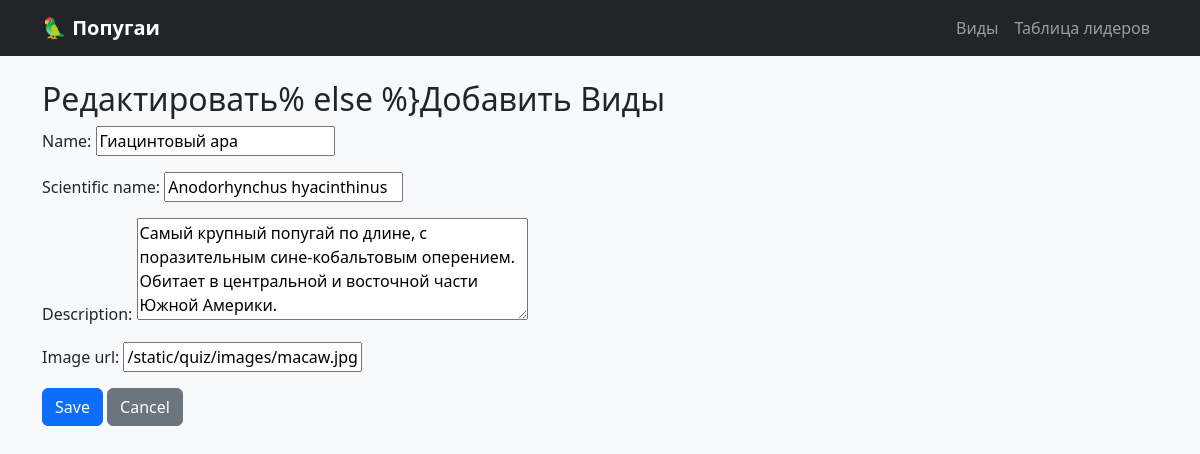
Page /species/1/edit/ on the committed database.
### quiz/models.py (models this page shows, shortened)
class Species(models.Model):
    name = models.CharField(max_length=100, unique=True)
    scientific_name = models.CharField(max_length=150, blank=True)
    description = models.TextField()
    image_url = models.URLField(blank=True)

### quiz/views.py (the view)
# urls.py: path('species/<int:pk>/edit/', views.species_edit, name='species_edit'),
def species_edit(request, pk):
    species = get_object_or_404(Species, pk=pk)
    if request.method == 'POST':
        form = SpeciesForm(request.POST, instance=species)
        if form.is_valid():
            form.save()
            messages.success(request, 'Species updated.')
            return redirect('quiz:species_detail', pk=species.pk)
    else:
        form = SpeciesForm(instance=species)
    return render(request, 'quiz/species_form.html', {'form': form})

### quiz/forms.py (shortened to what this page needs)
class SpeciesForm(forms.ModelForm):
    class Meta:
        model = Species
        fields = ['name', 'scientific_name', 'description', 'image_url']
        widgets = {
            'description': forms.Textarea(attrs={'rows': 4}),
        }

### quiz/templates/quiz/species_form.html (shortened to what this page needs)
{% extends 'quiz/base.html' %}
{% block content %}
<h2>{% if form.instance.pk %}Редактировать% else %}Добавить{% endif %} Виды</h2>
<form method="post">
    {{ form.as_p }}
    <button type="submit" class="btn btn-primary">Save</button>
    <a href="{% url 'quiz:species_list' %}" class="btn btn-secondary">Cancel</a>
</form>
{% endblock %}

### quiz/templates/static/quiz/styles.css (style rules this page uses)
body { background-color: #f8f9fa; }

### rows in the picture
Species: name "Гиацинтовый ара", scientific_name "Anodorhynchus hyacinthinus", description "Самый крупный попугай по длине, с поразительным сине-кобальтовым оперением. Обитает в центральной и восточной части Южной Америки.", image_url "/static/quiz/images/macaw.jpg"
